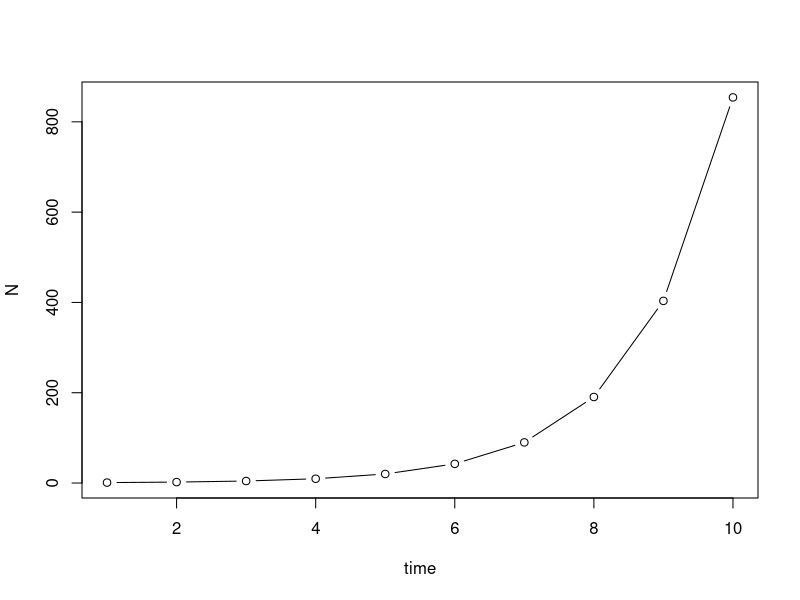
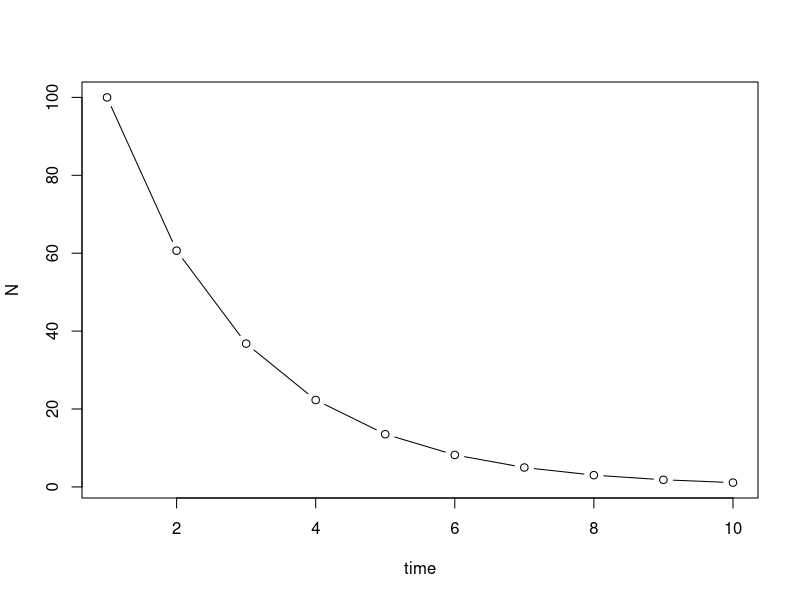
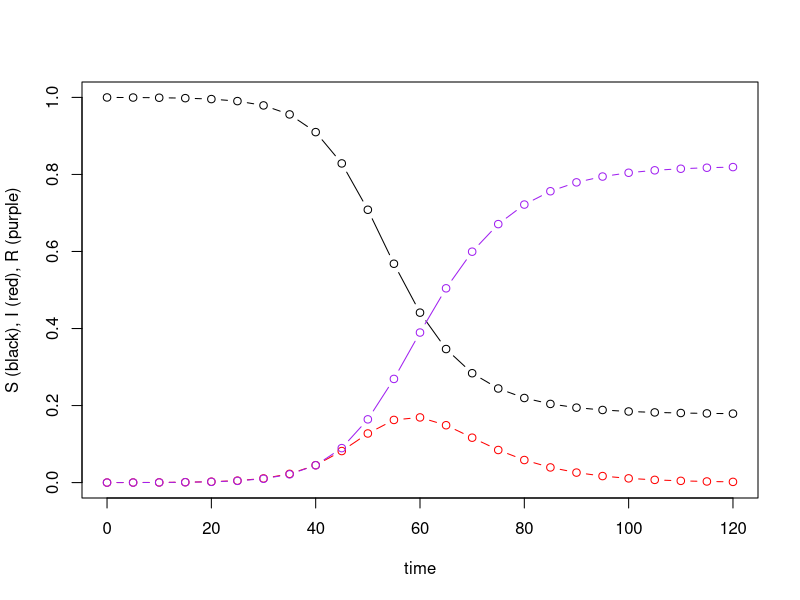
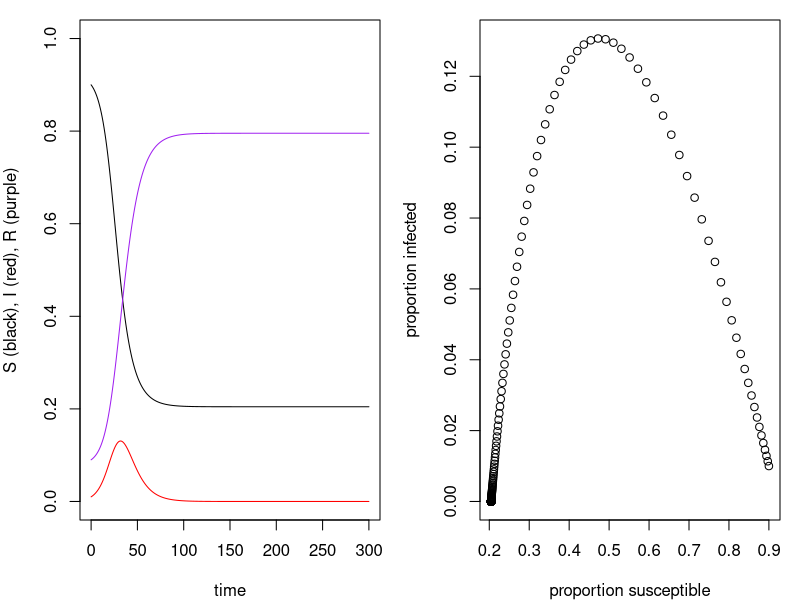
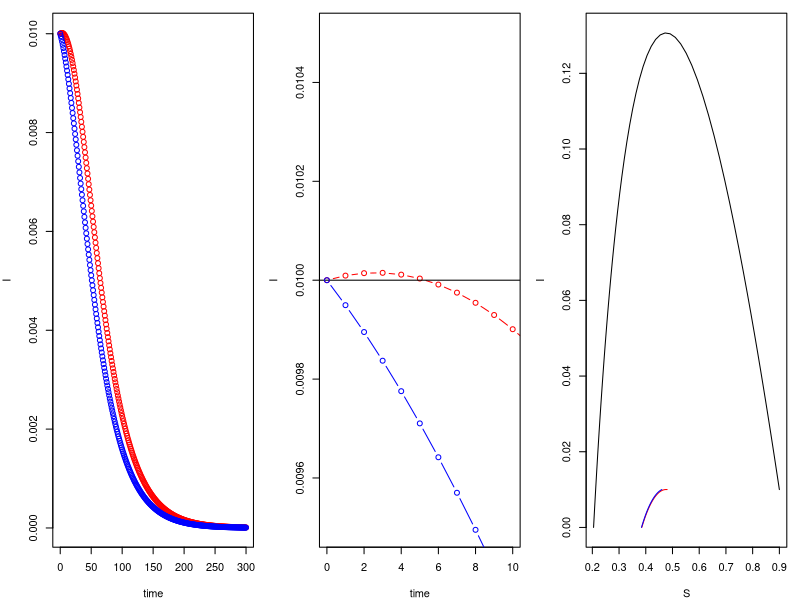
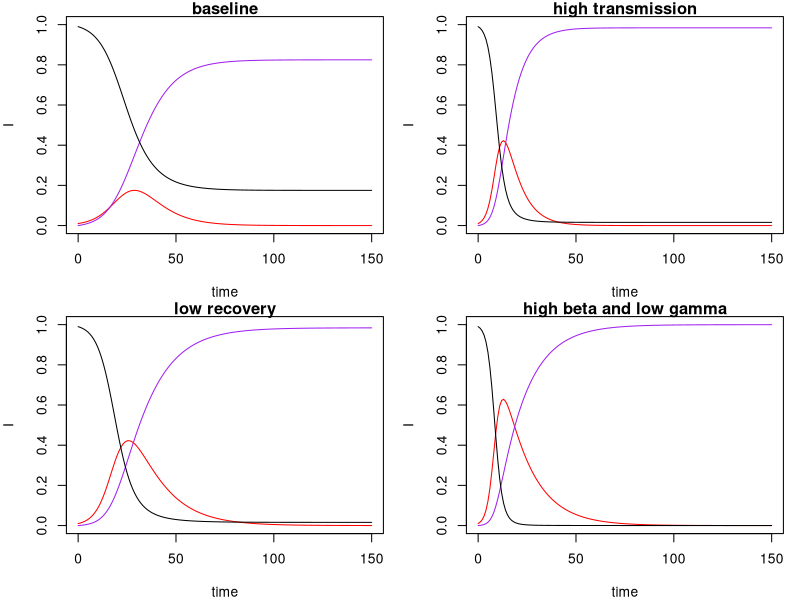
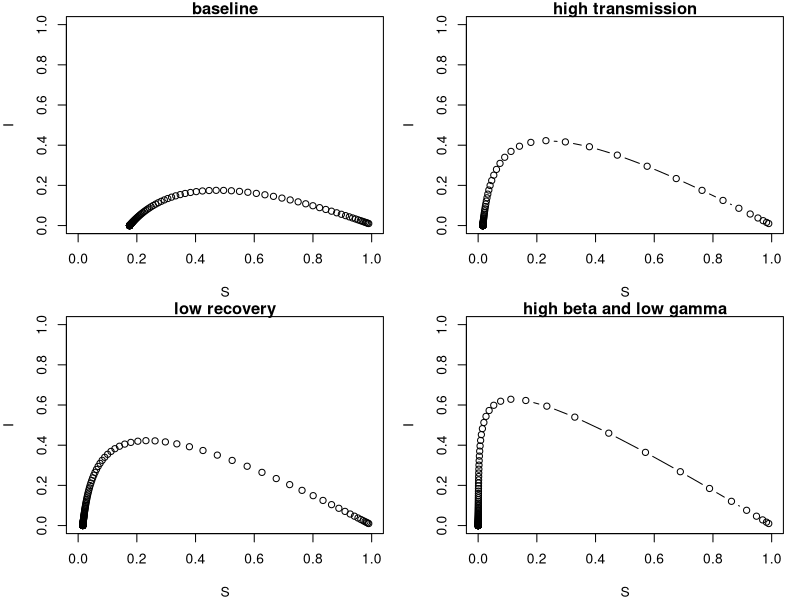
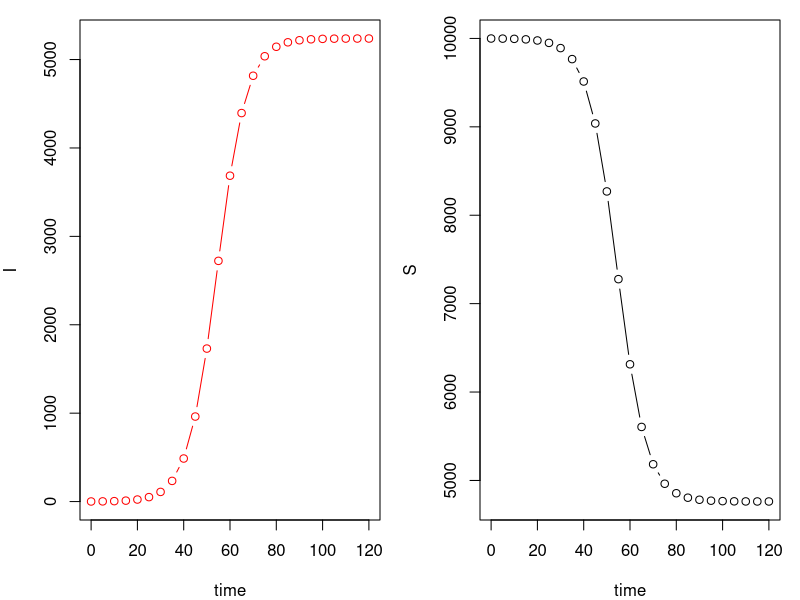

Source code (R) for these figures, in order:


### Hi everyone, here are the solutions to the various exercises from the modeling workshop on 6/10/2015

#########################################
### Exponential growth and exercises 1-2
#########################################

require(deSolve)

ExponentialGrowth <- function(t, y, params) {

# Computes the rate of change of the variable y over time
#
# Args:
#   t: vector of time points in the integration
#   y: vector of variables in the differential equation
#   params: vector of parameter values
#
# Returns:
#   The rate of change of the variable y.

  N<-y #create local variable N

  with(as.list(c(params)), { 

#this argument to "with" lets us use the variable names

    dN <- r*N     # Right hand side of the differential equation
    res <- c(dN) #combine results into a single vector dx
    list(res) #return list of results

    }
  )
}                         

times <- seq(0,2,by=0.5) #function seq returns a sequence
params <- c(r=0.75) #function c "c"ombines values into a vector`
Nstart <- c(N=1) #initial conditions`

out <-  as.data.frame(lsoda(Nstart, times, ExponentialGrowth, params)) 
out
#

### Exercise 1. What does the population look like after 10 hours?

times.ex.1 <- seq(1,10,by=1)
ex.1 <- as.data.frame(lsoda(Nstart,times.ex.1,ExponentialGrowth,params)) ### can recycle prior inputs, but update times
with(ex.1,plot(N~time,type="b"))

### Exercise 2. Solve the initial value problem; dN/dt = -0.5N, N0 = 100
params.ex.2 <- c(r = -0.5) 
Nstart.ex.2 <- c(N=100)
times.ex.2 <- seq(1,10,by=1)

ex.2 <- as.data.frame(lsoda(Nstart.ex.2,times.ex.2,ExponentialGrowth,params.ex.2)) ### need to use new parameter values
with(ex.2,plot(N~time,type="b"))


#### SIR EXAMPLE, with plots
ClosedSIRModel <- function (t, x, params) {   
  
  # Computes the rate of change of the variables S, I and R over time
  #
  # Args:
  #   t: vector of time points in the integration
  #   x: vector of variables in the differential equation
  #   params: vector of parameter values
  #
  # Returns:
  #   The rate of change of the variables S, I and R.
  
  
  S <- x[1]                               #create local variable S, the first element of x
  I <- x[2]                               #create local variable I
  R <- x[3]                               #create local variable R
  
  
  with(                                   #we can simplify code using "with"
    as.list(params),                   #this argument to "with" lets us use the variable names
    {                                  #the system of rate equations
  
    N <- S + I + R
  
    dS <- -beta*S*I*(1/N)      ### make sure susceptibles are removed here (i.e. -beta*S*I/N)
    dI <- beta*S*I*(1/N)-gamma*I
    dR <- gamma*I
    dx <- c(dS,dI,dR)                #combine results into a single vector dx
    list(dx)                         #return result as a list,
  #note order must be same as the state variables
    }
  )
}

#We now state the times at which we want solutions:
  
times.SIR <- seq(0,120,by=5)    #function seq returns a sequence

#We also require numerical values for each constant (parameter) in the SIR equation. The parameters are the contact rate $\beta$ and the per-capita recovery rate $\gamma$. Here we assign some values to the parameters: 
  
params.SIR <- c(beta=0.3,gamma=1/7)  #function c "c"ombines values into a vector`


#Finally we specify the initial conditions, the values of the state variables $S$, $I$, and $R$ at the beginning of the simulation: here we will define them as proportions of the overall population size (what would happen if we changed that?)

xstart.SIR <- c(S=9999/10000,I=1/10000,R=0)     #initial conditions`


#We are now ready to solve the SIR model for each time in the `times` vector with the `lsoda` command:
out.SIR <- as.data.frame(lsoda(xstart.SIR,times.SIR,ClosedSIRModel,params.SIR))  #result stored in dataframe`

with(out.SIR,plot(S~time,type="b",col="black",ylim=c(0,1),ylab="S (black), I (red), R (purple)"))
with(out.SIR,lines(I~time,type="b",col="red"))
with(out.SIR,lines(R~time,type="b",col="purple"))


### Exercise 3; sketch a demographically open SIR model - we'll implement it in exercise 7
## Here's what the transitions turn into:
# dS <- b*S - beta*S*I*(1/N) - mu*S # assuming b = per capita birth rate, mu = per capita death rate
# dI <- beta*S*I*(1/N) - mu*I - gamma*I # assuming death rate for I is same as S. If additional mortality... call it 'v' and make the last term " - (v + mu)*I
# dR <- gamma*I - mu*R


### Exercise 4

times.e4 <- seq(0,300,by=1)    #function seq returns a sequence`

params.e4a <- c(beta=0.3,gamma=1/7)  #function c "c"ombines values into a vector`

xstart.e4a <- c(S=(9000/10000),I=(100/10000),R=900/10000)     #initial conditions`

#Finally we specify the initial conditions, the values of the state variables $S$, $I$, and $R$ at the beginning of the simulation: here we will define them as proportions of the overall population size (what would happen if we changed that?)

out.e4a <- as.data.frame(lsoda(xstart.e4a,times.e4,ClosedSIRModel,params.e4a))  #result stored in dataframe`


par(fig=c(0,0.5,0,1),mar=c(4,4,1,1),mfrow=c(1,2))
with(out.e4a,plot(S~time,type="l",col="black",ylim=c(0,1),ylab="S (black), I (red), R (purple)"))
with(out.e4a,lines(I~time,type="l",col="red"))
with(out.e4a,lines(R~time,type="l",col="purple"))

with(out.e4a,plot(I~S,xlab="proportion susceptible",ylab="proportion infected",type="p"))
par(fig=c(0,0.5,0,1),mar=c(4,4,1,1),mfrow=c(1,1))

#################
### Deriving thresholds
################

#### R0 = beta/gamma (when proportion of susceptibles approximately equals the total population)
R0 <- params.e4a["beta"]/params.e4a["gamma"]
# Here, R0 = 2.1

#### When R0 > 1, a disease can spread through a population. When R0 < 1, diseases do not spread
#### To get R0 below 1... we need to make dI/dt negative
#### dI/dt = beta*S*I/N - gamma*I # assuming no mortality/birth
### 0 < beta*S*I/N - gamma*I # divide by I
### 0 < beta*S/N - gamma # when the population is almost entirely susceptible, S = N (approximately). So...
### 0 < beta - gamma
### So, with frequency-dependent transmission, a disease will increase if transmission is greater than recovery (makes some sense)

### Without altering the recovery or transmission rates (which is presumably hard for real systems), how do we make R0 less than 1?
### Let's break the assumption that everyone is susceptible
### If a fraction of the population is immune (or 'recovered' as we currently have things), S =/= N at the onset

### Then...
### 0 < beta*S/N - gamma
### gamma < beta*S/N
### gamma/beta <> S/N
### so, if the proportion of susceptibles (S/N) is greater than gamma/beta, a disease can increase
### if S/N < gamma/beta, it will decrease. Let's see that with the equations

### define the 'invasion threshold' as (1/R0) # convince yourself that that's the same as the proportion of susceptibles necessary for increase
invasion.threshold <- 1/R0

### and then convince yourself that 1- this quantity is the proportion of individuals you'd have to vaccinate for this particular disease
proportion.to.vaccinate <- 1 - (1/R0)


xstart.e4b <- c(S=0.48,I=0.01,R=0.51)     #initial conditions, S/N > gamma/beta
out.e4b <- as.data.frame(lsoda(xstart.e4b,times.e4,ClosedSIRModel,params.e4a))
xstart.e4c <- c(S=0.46,I=0.01,R=0.53)     #initial conditions, S/N < gamma/beta
out.e4c <- as.data.frame(lsoda(xstart.e4c,times.e4,ClosedSIRModel,params.e4a))

R0.e4b <- (params.e4a["beta"] * (xstart.e4b["S"])) / params.e4a["gamma"] ### because not all the population is susceptible, we adjust the equation for R0
R0.e4c <- (params.e4a["beta"] * (xstart.e4c["S"])) / params.e4a["gamma"]

#set graphical parameters

par(mfrow=c(1,3))
plot(I~time,data=out.e4b,type="b",ylab="I",xlab="time",col="red") ### here, S/N was just larger than the invasion threshold (and R0 was = 1.03)
points(I~time,data=out.e4c,type="b",ylab="I",xlab="time",col="blue") ### here, S/N was just smaller than the threshold (R0 = 0.966)

plot(I~time,data=out.e4b,type="b",ylab="I",xlab="time",col="red",xlim=c(0,10),ylim=c(0.0095,0.0105)) ### here, S/N was just larger than the invasion threshold (and R0 was = 1.03)
abline(a=xstart.e4b["I"],b=0)
points(I~time,data=out.e4c,type="b",ylab="I",xlab="time",col="blue") ### here, S/N was just smaller than the threshold (R0 = 0.966)
### So in this second panel (which is just zoomed in on the beginning of the first panel), we see that the 'just over the S/N threshold case does have some TINY increase (i.e. red dots compared to black line)
### But! the disease quickly dropped S/N below the threshold, which is why it decreases so quickly
### play around with the initial proportions of S and R and replot (just make sure to adjust your x and y limits with xlim=c(min,max) and ylim=c(min,max))

plot(I~S,data=out.e4a,type="l",xlab='S',col="black")
points(I~S,data=out.e4b,type='l',xlab='S',col="red")      #plot phase portrait
points(I~S,data=out.e4c,type='l',xlab='S',col="blue")      #plot phase portrait

par(mfrow=c(1,1))                                                     #re-set graphical parameters

#### Exercise 5; 

times.e5 <- seq(0,150,by=1)    #function seq returns a sequence`

params.e5a <- c(beta=0.3,gamma=1/7)  #function c "c"ombines values into a vector`
params.e5b <- c(beta=0.6,gamma=1/7)  #function c "c"ombines values into a vector`
params.e5c <- c(beta=0.3,gamma=1/14)  #function c "c"ombines values into a vector`
params.e5d <- c(beta=0.6,gamma=1/14)  #function c "c"ombines values into a vector`

xstart.e5 <- c(S=0.99,I=0.01,R=0)     #initial conditions

out.e5a <- as.data.frame(lsoda(xstart.e5,times.e5,ClosedSIRModel,params.e5a))
out.e5b <- as.data.frame(lsoda(xstart.e5,times.e5,ClosedSIRModel,params.e5b))
out.e5c<- as.data.frame(lsoda(xstart.e5,times.e5,ClosedSIRModel,params.e5c))
out.e5d <- as.data.frame(lsoda(xstart.e5,times.e5,ClosedSIRModel,params.e5d))

par(mfrow=c(2,2))
### baseline
plot(I~time,data=out.e5a,type="l",ylab="I",xlab="time",col="red",ylim=c(0,1),main="baseline")
points(R~time,data=out.e5a,type="l",ylab="I",xlab="time",col="purple")
points(S~time,data=out.e5a,type="l",ylab="I",xlab="time",col="black")

## increase transmission rate
plot(I~time,data=out.e5b,type="l",ylab="I",xlab="time",col="red",ylim=c(0,1),main="high transmission")
points(R~time,data=out.e5b,type="l",ylab="I",xlab="time",col="purple")
points(S~time,data=out.e5b,type="l",ylab="I",xlab="time",col="black")

## same initial transmission rate, but decreased recovery rate
plot(I~time,data=out.e5c,type="l",ylab="I",xlab="time",col="red",ylim=c(0,1),main="low recovery")
points(R~time,data=out.e5c,type="l",ylab="I",xlab="time",col="purple")
points(S~time,data=out.e5c,type="l",ylab="I",xlab="time",col="black")

## increased  transmision rate and decreased recovery rate
plot(I~time,data=out.e5d,type="l",ylab="I",xlab="time",col="red",ylim=c(0,1),main="high beta and low gamma")
points(R~time,data=out.e5d,type="l",ylab="I",xlab="time",col="purple")
points(S~time,data=out.e5d,type="l",ylab="I",xlab="time",col="black")


par(mfrow=c(2,2))  

plot(I~S,data=out.e5a,type="b",xlab='S',col="black",xlim=c(0,1),ylim=c(0,1),main="baseline")
plot(I~S,data=out.e5b,type='b',xlab='S',col="black",xlim=c(0,1),ylim=c(0,1),main="high transmission")      #plot phase portrait
plot(I~S,data=out.e5c,type='b',xlab='S',col="black",xlim=c(0,1),ylim=c(0,1),main="low recovery")      #plot phase portrait
plot(I~S,data=out.e5d,type='b',xlab='S',col="black",xlim=c(0,1),ylim=c(0,1),main="high beta and low gamma")      #plot phase portrait

par(mfrow=c(1,1))  

### Overall, increasing transmission increases the size of epidemics (because it also increases R0)
### Similarity, decreasing the recovery rate increases the size of epidemics (again, increases R0)
### The recovery rate is the reciprocal of the infectious period of the pathogen. So, when gamma = 1/7, the infectious period is 7 (days, or weeks, or whatever unit you are using)
### this is why, in the 'low recovery' scenario, we see a peak epidemic size ~0.4 (similar to the high transmission scenario),
#### BUT the duration of the epidemic is longer - because we've made the average infected individual stick around for longer (i.e. 14 'days' instead of '7')


#### Exercise 6.
require(deSolve)

sis.model.closed <- function (t, x, params) {   
      #here we begin a function with one arguments
      I <- x[1]                               #create local variable , the first element of x                             #create local variable R
      with(                                   #we can simplify code using "with"
        as.list(params),                   #this argument to "with" lets us use the variable names
          {                                  #the system of rate equations
            dI <- beta*(N-I)*I/N-gamma*I ### here N - I = S. Still frequency-dependent transmission
            dx <- dI              #combine results into a single vector dx
            list(dx)                         #return result as a list
          }
          )
}


times.e6 <- seq(0,120,by=5)                    #function seq returns a sequence
params.e6 <- c(beta=0.3,gamma=1/7, N=10000)             #function c "c"ombines values into a vector
xstart.e6 <- c(I=1) #initial conditions

#Next, we simulate a model trajectory with the \code{lsoda} command:

out.SIS <- as.data.frame(lsoda(xstart.e6,times.e6,sis.model.closed,params.e6))  #result stored in dataframe

op <- par(fig=c(0,0.5,0,1),mar=c(4,4,1,1))                  #set graphical parameters
plot(I~time,data=out.SIS,type='b',col="red")                              #plot the I variable against time
par(fig=c(0.5,1,0,1),mar=c(4,4,1,1),new=T)                  #re-set graphical parameters
plot(params.e6['N']-I~time,data=out.SIS,type='b', ylab = 'S')      
par(op)                                                     #re-set graphical parameters

### SIS model goes to an endemic equilibrium - as long as the infection is able to invade the population, then loss of immunity guarantees long term persistence. And not everyone will get infected!
### In fact, you already calculated the equilibrium proportion of susceptibles (can you think of what it is?)
tail(out.SIS)
### it's 1 - (1/R0) - because the pathogen only has positive growth up until this point
### and, because it's an SIS model, 1/R0 is the equilibrium prevalence. So with no recovery, about 47% of our simulated population would be infected with this simulated pathogen


### Exercise 7

#### SIR with births, deaths
OpenSIRModel <- function (t, x, params) {   
  
  # Computes the rate of change of the variables S, I and R over time
  #
  # Args:
  #   t: vector of time points in the integration
  #   x: vector of variables in the differential equation
  #   params: vector of parameter values
  #
  # Returns:
  #   The rate of change of the variables S, I and R.
  
  
  S <- x[1]                               #create local variable S, the first element of x
  I <- x[2]                               #create local variable I
  R <- x[3]                               #create local variable R
  
  
  with(                                   #we can simplify code using "with"
    as.list(params),                   #this argument to "with" lets us use the variable names
{                                  #the system of rate equations
  
  N <- S + I + R
  
  ### Note! The formulation that I went through in the disease workshop is not identical to the classical derivation
  ### Generally, the birth rate (b) is assumed a constant - i.e. it doesn't depend on the Susceptible population
  ### The constant (b) is akin to immigration from outside the population, rather than generation of new susceptibles from within
  ### It is illustrative to explore both forms; run the model with the same b and mu (birth and death values),
  ### but switch the 'birth term' between "b" to "b*S"
  ### What do you notice as the difference? When might one formulation be preferred to the other?
  
  dS <- (b) - (beta*S*I*(1/N)) - (mu*S)      ### or, dS <- (b*S) - (beta*S*I*(1/N)) - (mu*S)
  dI <- (beta*S*I*(1/N)) - (gamma*I) - (mu*I)
  dR <- (gamma*I) - (mu*R)
  dx <- c(dS,dI,dR)                #combine results into a single vector dx
  list(dx)                         #return result as a list,
  #note order must be same as the state variables
}
  )
}

#We now state the times at which we want solutions:

times.SIR.open <- seq(0,500,by=5)    #function seq returns a sequence`

#We also require numerical values for each constant (parameter) in the SIR equation. The parameters are the contact rate $\beta$ and the per-capita recovery rate $\gamma$. Here we assign some values to the parameters: 

params.SIR.open <- c(beta=0.3,gamma=1/7,b=0.01,mu=0.01)  #function c "c"ombines values into a vector`


#Finally we specify the initial conditions, the values of the state variables $S$, $I$, and $R$ at the beginning of the simulation: here we will define them as proportions of the overall population size (what would happen if we changed that?)

xstart.SIR.open <- c(S=0.99,I=0.01,R=0)     #initial conditions`


#We are now ready to solve the SIR model for each time in the `times` vector with the `lsoda` command:
out.SIR.open <- as.data.frame(lsoda(xstart.SIR.open,times.SIR.open,OpenSIRModel,params.SIR.open))  #result stored in dataframe`

#str(out.SIR.open)
par(mfrow=c(1,1))
with(out.SIR.open,plot(S/(S+I+R)~time,type="b",col="black",ylim=c(0,1),ylab="S (black), I (red), R (purple)"))
with(out.SIR.open,lines(I/(S+I+R)~time,type="b",col="red"))
with(out.SIR.open,lines(R/(S+I+R)~time,type="b",col="purple"))

#### Point is that, with births in the model, disease can come back when proportion of susceptibles becomes high enough again
#### but what's the new equilibrium number of susceptibles?
### long-term eq(S) should be ~ 1- (gamma+mu) /  beta:
abline(b=0,a=1-(((1/7)+0.01)/0.3)) 
### Essentially, things that remove infecteds (recovery, death) / things that add infecteds (transmission)


### So please mess around with the initial proportion of S, I, and R - see what happens! Change beta and gamma, and convince yourself that you can still calculate equilibria


##########################
#### Stochastic models
##########################

### Exercise 8. 
dbinom(6,10,0.5) ### dbinom(# of successes, # of trials, probability of event happening)


### single run of reed-frost model
alpha <- 0.96

s0 <- 100
i <- 1
t <- 0
out <- c(t, s0,i)

while(i>0){ ### this while command is great here, because it keeps running the simulation until there are no more infected individuals, then stops!
  
  s <- rbinom(1, s0,alpha^i) #binomial random variable
  i <- s0 - s #calculate i_t+1 from s_t and and s_t+1 
  t <- t+1 #update time vector
  out <- rbind(out, c(t, s,i)) # appends the new row of data to the output matrix
  s0 <- s # use s to calculate new number of susceptibles in the simulation
}

colnames(out) <-c('time', 'S', 'I')

plot(out[,'I']~out[,'time'],type='b')
head(out)


####### to generate rf.nsims simulates with which to explore the distribution of epidemic durations

rf.nsims <- 5000 ### how many simulations do you want to run?
end.time <-numeric(rf.nsims) ### initialize a vector of numbers, the length of the number of simulations you want to run

for(k in 1:rf.nsims){ ### start a for loop, which will run the RF model rf.nsims number of times
  alpha <- 0.96
  s0 <- 100 ### s0, i, t, and out are all INSIDE the for-loop because they need to RESET each time an epidemic ends (i.e. each time the 'while loop' exits)
  i <- 1 
  t <- 0
  out <- c(t, s0,i)
  
  while(i>0){ ### same while loop we saw previously
    s <- rbinom(1, s0,alpha^i) #binomial random variable
    i <- s0 - s #calculate i_t+1 from s_t and and s_t+1 
    t <- t+1 #update time vector
    out <- rbind(out, c(t, s,i)) # appends the new row of data to the output matrix
    s0 <- s # use s to calculate new number of susceptibles in the simulation
  }
  
  end.time[k] <- out[dim(out)[1],1] ### each time the 'while loop' stops, take the last entry of the first column. In this case, that's the time when the epidemic stopped
}
hist(end.time,breaks=22)
mean(end.time)


### example of how to store multiple epidemics

n.epi <- 100 ### number of epidemics you want
total.out <- matrix(NA, nrow=10*n.epi,ncol=4) # create output matrix with (10*n.epi) number of rows. Because we know most epidemics end before 8-9 time steps, this should produce too many rows. We'll cut extras out later

j <- 1 ### j is going to be our counter

for (k in 1:n.epi){ ### start a for loop, just like above. k will end up being our 'label' for each epidemic
  alpha <- 0.96
  s0 <- 100 
  i <- 1
  t <- 0
  out <- c(t, s0,i,k)
    while(i>0){
      s <- rbinom(1, s0,alpha^i) #binomial random variable
      i <- s0 - s #calculate i_t+1 from s_t and and s_t+1 
      t <- t+1 #update time vector
      out <- rbind(out, c(t, s,i,k)) # appends the new row of data to the output matrix
      s0 <- s # use s to calculate new number of susceptibles in the simulation
    }

  total.out[j:(j+length(out[,1]) - 1),1:4] <- out ### this code fills the four columns of the total.out matrix
                                                  ### from row j to row (j + the length of the epidemic) 
                                                  ### The - 1 is because we started with j = 1
                                                  ### so if the first epidemic took 7 'days', total.out would fill up from rows 1 to 7.
  
  j <- j + length(out[,1]) ### now we need to update our counter, so we can tell ourselves where
                           ### to start the input of the NEXT epidemic. If the first epidemic took 7 'days',
                           ### j goes from 1 (which we specified at the outset) to 1 + 7 = 8.
                           ### Thus, the next epidemic will be input starting on row 8
}

stoch.epi <- as.data.frame(subset(total.out,!is.na(total.out[,1]))) ### this code removes the NA's still left in total.out (we put extra in because we didn't know how long the matrix would need to be, because each epidemic is stochastic)
colnames(stoch.epi) <- c("time","S","I","ID") ### add the columns
str(stoch.epi) ### str stands for 'structure' and is a very useful command. it tells you what objects are!

mean.epi <- aggregate(stoch.epi$I,by=list(stoch.epi$time),FUN=mean) ### the aggregate command passes a function to your data. Here we get the mean number of infecteds by each time point
colnames(mean.epi) <- c("time","mean.I") ### and label the new object
str(mean.epi)
### plotting

#install.packages("ggplot2") ### I'm bad at base R graphics, which is because/why I use a separate package called ggplot
library(ggplot2) ### install it if you need to, then load

### ggplot2 is a little different than base graphics
### in the first row of the call to 'ggplot', we'll give it a data argument (data =...) and
### what's called an 'aesthetic' or 'aes' argument. This is where we put our x and y variables
### the next inputs are called 'geoms' and stand for geometric objects. There are tons. We'll use
### geom_line() for, you guessed it, lines.

ggplot(data=stoch.epi,aes(x=time,y=I))+ ### enter data, x, y
  geom_line(colour="gray75",aes(group=factor(ID)))+ ### create a separte line for each 'epidemic' ID
  geom_line(data=mean.epi,aes(x=time,y=mean.I),colour="black",size=2)+ ### add another line for the 'mean' we calculated earlier
  #stat_smooth(se=TRUE,type="loess",colour="black",size=2,fill="blue")+ ### see for yourself what this does. it's an example of an alternate object ggplot2 can add
  theme_bw() ### the default ggplot has a grey background; this removes that.

### and here's how to do the same/similar thing with base graphics:
with(stoch.epi,plot(I~time,type="l",col="gray75"))
lines(mean.epi$mean.I~mean.epi$time,type="l",col="black",lwd=3)

### for something like this, there's not too much difference between ggplot2 and base R graphics
### where ggplot can be useful is when you want to split things up by factors, like an experimental treatment or an "id" variable
